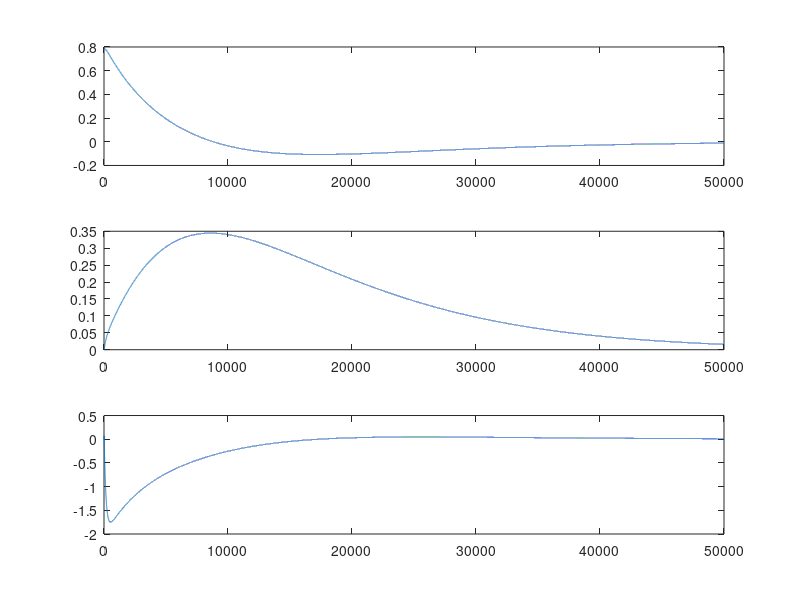
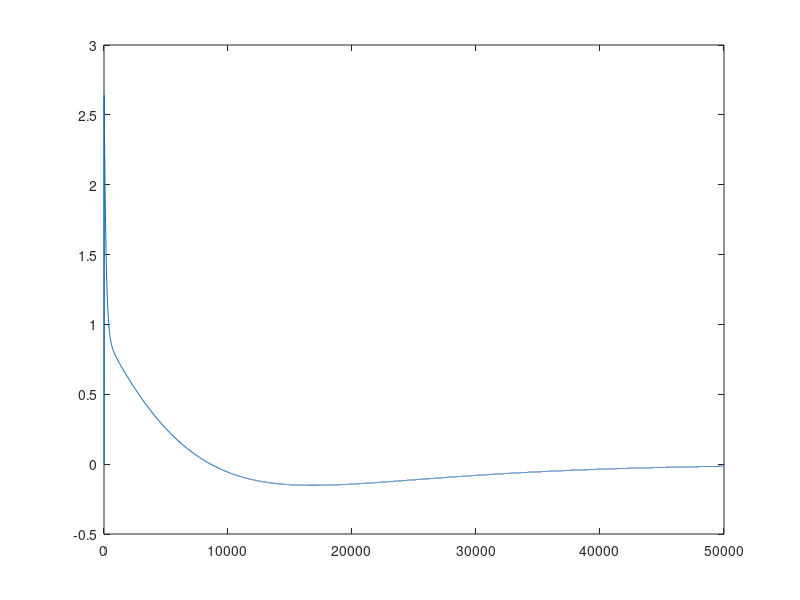

Recreate these plots in MATLAB, in order. (Note: this script raises an error after producing the figures.)
clc
        clear all
        close all
%% NON LINEAR SYSTEM
        mV = 0.152;     % Massa do veículo, sem giroscópio [kg]
mG = 0.15;      % Massa do giroscópio [kg]
rG = 0.095/2;   % Raio do giroscópio [m]
aG = 0.006;     % Espessura do giroscópio [m]
aV = 0.075;     % Altura do veículo [m]
lV = 0.19;      % Comprimento do veículo [m]
dG = 0.06;      % Distância entre centro de massa do giroscópio e centro de rotação do veículo [m]
dV = 0.045;     % Distância entre centro de massa do veículo e o ponto de rotação do veículo [m]

omega = 6500*0.10472;   % Velocidade de rotação do giroscópio, RPM*conversão = rad/sec
g = 9.81;               % Gravidade [m/s^2]

IG11 = mG*(rG^2)/4 + mG*(aG^2)/12; % Momento de Inércia
        IG33 = mG*(rG^2)/2;
IB11 = mV*(aV^2+lV^2)/12;


%% LINEAR SYSTEM FOR TS = 5 ms
        A=[1.0013 0 0.0050;
0 1.0000 0;
0.5319 0 1.0013];
B=[-0.001;
0.005;
-0.3943];
C=[1 0 0;
0 1 0;
0 0 1];
D=zeros(3,1);

Kd = dlqr(A, B, eye(3),1);
%% CONDICAO INICIAL

%% PARAMETROS CONTROLE
nP = 2;
nU = 1;
Q = 1*eye(3*nP);
R = 1*eye(nU);
%% Inicializa Matriz aumentada
[nx,nu]=size(B);
ny = size(C,1);
Am = [A B; zeros(nu,nx) eye(nu,nu)];
Bm = [B; zeros(nu,nu)];
Cm = [C zeros(ny,1)];
%% Inicializa matriz F e H ŷ = F*x+H*du e MATRIZ K
        F = zeros(ny*nP,nx+nu);
F0 = Cm;

for i = 1:nP
        F0 = F0*Am;
F((i-1)*ny+(1:ny),:) = F0;
end
        F
H = zeros(ny*nP,nu*nU);
for i = 1:nP
        Hj = zeros(ny,nu*nU);
Hi = Cm;
for j = min(nU,i):-1:1
Hj(:,(j-1)*nu+(1:nu)) = Hi*Bm;
Hi = Hi*Am;
end
H((i-1)*ny+(1:ny),:) = Hj;
end
        H
size(F)
size(H)

K=(H'*Q*H+R)\(H'*Q)
size(K)
K1=K(1:nu,:);

%% Inicializa matriz T Q L -> ŷ = Q*x+L*u(t-1) + T*du
                                                 %
                                                 % Q = zeros(nx*nP, nx);
% L = zeros(nx*nP,nu);
% T = zeros(nx*nP,nu*nU);
% Q0 = C*A;
% L0 = C*B;
%
% for i = 1:nP
%     Q0 = Q0*A;
%     Q((i-1)*nx+(1:nx),:) = Q0;
% end
%
%
% for i = 1:nP
%     L0 = A*L0;
%     L((i-1)*nx+(1:nx),:) = L0;
% end
%
%
% for i = 1:nP
%     Tj = zeros(nx,nu*nU);
%     Ti = C;
%     for j = min(nU,i):-1:1
%         Tj(:,(j-1)*nu+(1:nu)) = Ti*B;
%         Ti = Ti*A;
%     end
%     T((i-1)*ny+(1:ny),:) = Tj;
% end
% Kp=(T'*Q*T+R)\(T'*R);
% size(Kp)
% K1=Kp(1:nu,:);

%% Simulacao LQR
sim_step = 0.0001;
tsim = 5;
Ts = 0.001;
end_sim = ceil(tsim/sim_step);

x10 = pi/4;
x20 = 0;
x30 = 0;
u0 = 0;

dt = 0;
x1 = zeros(1,end_sim);
x2 = zeros(1,end_sim);
x3 = zeros(1,end_sim);
u = zeros(1,end_sim);

for k=1:end_sim

if k == 1
dt = dt+1;
x1(k) = x10;
x2(k) = x20;
x3(k) = x30;

else
dt = dt+1;
num_f3 = (mV*dV+mG*dG)*g*sin(x1(k-1));
den_f3 = IB11+mV*dV^2+mG*dG^2+IG11*cos(x2(k-1))^2+IG33*sin(x2(k-1))^2;
f3 = num_f3/den_f3;

num_u3 = -2*cos(x2(k-1))*sin(x2(k-1))*(IG33-IG11)*x3(k-1)-omega*cos(x2(k-1))*IG33;
den_u3 = den_f3;
u3 = num_u3/den_u3;

x1d(k) = x3(k-1);
x2d(k) = u(k-1);
x3d(k) = f3+u3*u(k-1);

x1(k) = x1(k-1) + (x1d(k-1)+x1d(k))*sim_step/2;
x2(k) = x2(k-1) + (x2d(k-1)+x2d(k))*sim_step/2;
x3(k) = x3(k-1) + (x3d(k-1)+x3d(k))*sim_step/2;
end


if dt > Ts/sim_step
        dt = 0;
x=[x1(k);x2(k);x3(k)];
u(k) = -Kd*x;
else
if k == 1
u(k) = u0;
else
u(k) = u(k-1);
end
        end

end


        figure
subplot(311)
plot(x1(1:end_sim));
subplot(312)
plot(x2(1:end_sim));
subplot(313)
plot(x3(1:end_sim));
figure
plot(u(1:end_sim));

%% Inicializando DMC

y_v = zeros(1,size(F,2));   % Inicializa vetor de saida
u_v = zeros(1,nu);          % Inicializa vetor de control

y = zeros(1,2*nP);
u = zeros(1,2*nP);
delta_u = zeros(1,end_sim);

%%
for k = 1:end_sim

y(k)

end